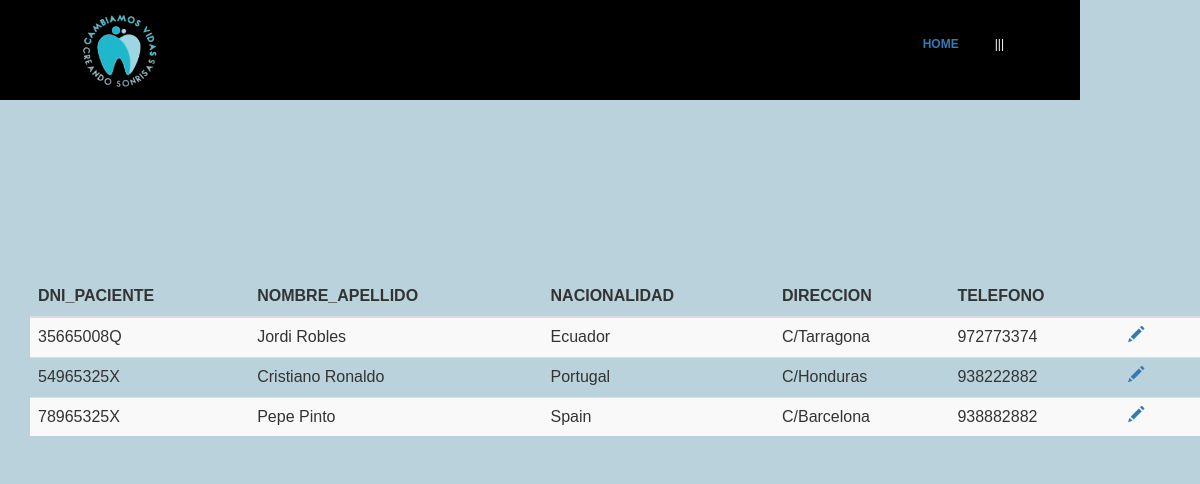
The app's page /codigoFuente/modificar/pacientes2.php (signed in) with its own data.
### tables this page shows
CREATE TABLE PACIENTES (
  DNI_PACIENTE varchar(9),
  NOMBRE_APELLIDO varchar(30),
  EDAD integer,
  NACIONALIDAD varchar(30),
  DIRECCION varchar(30),
  TELEFONO varchar(9),
  FECHA_NACIMIENTO DATE,
  PRIMARY KEY (DNI_PACIENTE)
);

### codigoFuente/modificar/pacientes2.php (the view, shortened to what this page needs)
<html>
<head>
	<link rel="stylesheet" type="text/css" href="css/style.css">
	<link href="css/bootstrap.min.css" rel="stylesheet">
	<link href="css/bootstrap-theme.css" rel="stylesheet">
</head>
<body style="background-color:#BAD2DB">
<div id= "formulario">
<header id="Header">
	<img src="css/imagen2.png" alt="" class="logo">
	<ul class="main-menu">
		<li class="cta"><a href="../home.php">HOME</a></li>
		<ul class="nav">
			<li><a href="">|||</a></img>
			</li>
		</ul>
	</ul>
</header>
<br><br><br><br><br><br><br><br><br><br><br><br>
	<body>
<?php
	require 'conexion.php';
	$where = "";
	$sql = "SELECT * FROM pacientes $where";
	$resultado = $mysqli->query($sql);
?>
		<div class="container">
			<br><br><br>
			<div class="row table-responsive">
				<table class="table table-striped">
					<thead>
						<tr>
							<th>DNI_PACIENTE</th>
							<th>NOMBRE_APELLIDO</th>
							<th>NACIONALIDAD</th>
							<th>DIRECCION</th>
							<th>TELEFONO</th>
							<th></th>
							<th></th>
						</tr>
					</thead>
					<tbody>
						<?php while($row = $resultado->fetch_array(MYSQLI_ASSOC)) { ?>
							<tr>
								<td><?php echo $row['DNI_PACIENTE']; ?></td>
								<td><?php echo $row['NOMBRE_APELLIDO']; ?></td>
								<td><?php echo $row['NACIONALIDAD']; ?></td>
								<td><?php echo $row['DIRECCION']; ?></td>
								<td><?php echo $row['TELEFONO']; ?></td>
								<td><a href="modificar_paciente.php?DNI_PACIENTE=<?php echo $row['DNI_PACIENTE']; ?>"><span class="glyphicon glyphicon-pencil"></span></a></td>
								<td></td>
							</tr>
						<?php } ?>
					</tbody>
				</table>
			</div>
		</div>
	</body>
</html>

### codigoFuente/modificar/css/style.css (style rules this page uses)
#formulario { padding: 20px 0px 0px 30px; font-family:verdana,arial; font-size:9pt; display: flex; flex-direction: column; justify-content: center; align-items: center; }
#header { height: auto; width: 90%; position: fixed; top: 0; left: 0; display:flex; justify-content: space-between; align-items: center; padding: 0 5%; box-sixing: border-box; height: 100px; transition: 0.5s; background-color: black; border: 4px solid black; }
.logo { height: 100%; }
.main-menu { display: flex; justify-content: center; align-items: center; list-style: none; }
.cta { padding: 10px 24px; border-radius: 30px; background-color: var(--main-color); color: #f2f2f2; font-weight: 600; cursor: pointer; transition: 0.5s; }
* { margin:0px; padding:0px; }
ul, ol { list-style:none; }
.nav > li { float:left; }
.nav li a { background-color:#000; color:#fff; text-decoration:none; padding:10px 12px; display:block; }

### codigoFuente/modificar/pacientes2.php (style rules this page uses)
* { margin:0px; padding:0px; }
ul, ol { list-style:none; }
.nav > li { float:left; }
.nav li a { background-color:#000; color:#fff; text-decoration:none; padding:10px 12px; display:block; }

### records on screen
pacientes: DNI_PACIENTE "35665008Q", NOMBRE_APELLIDO "Jordi Robles", NACIONALIDAD "Ecuador", DIRECCION "C/Tarragona", TELEFONO "972773374"
pacientes: DNI_PACIENTE "54965325X", NOMBRE_APELLIDO "Cristiano Ronaldo", NACIONALIDAD "Portugal", DIRECCION "C/Honduras", TELEFONO "938222882"
pacientes: DNI_PACIENTE "78965325X", NOMBRE_APELLIDO "Pepe Pinto", NACIONALIDAD "Spain", DIRECCION "C/Barcelona", TELEFONO "938882882"
